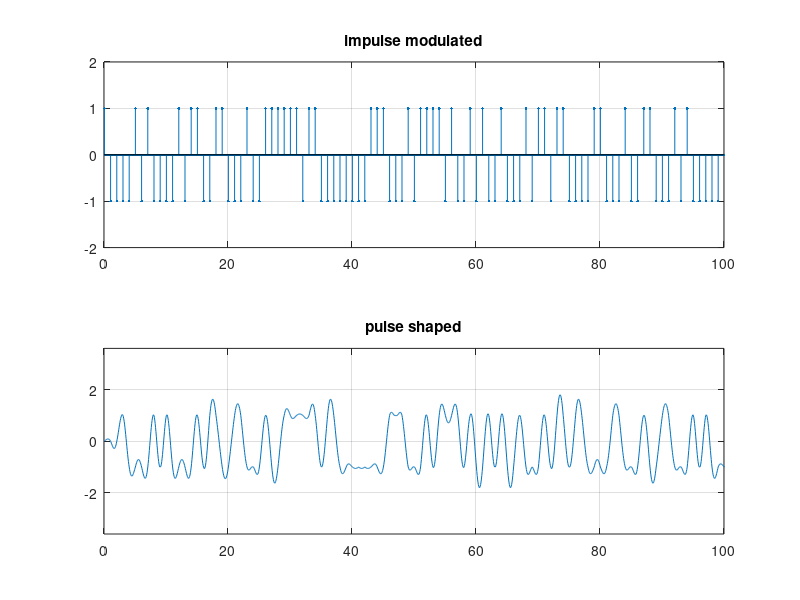

Recreate this plot in MATLAB.
%tx_sig_gen.m
clear all;
close all;

% Cargar el paquete de comunicaciones para acceder a rcosine
pkg load communications

rand(1,1264);  % Cambie los ultimos 3 digitos por los ultimos 3 numeros de su carne.
Ts = 1;
L  = 16;
t_step = Ts/L;

%%%%%%%%%<1. Generacion de onda del pulso > %%%%%%%%%%%%%%%%%%%%%%
ro = 0.25; % factor de Roll Off

% Implementacion del filtro de coseno alzado usando la formula base
t_span = -3:t_step:3;
pt = zeros(size(t_span));

for i = 1:length(t_span)
    t = t_span(i);
    if abs(t) < 1e-9 % Caso t=0
        pt(i) = 1;
    elseif abs(abs(t) - Ts/(2*ro)) < 1e-9 % Casos t = +/- Ts/(2*ro)
        pt(i) = (sin(pi*t/Ts)/(pi*t/Ts)) * (pi/4);
    else
        % Formula general
        pt(i) = (sin(pi*t/Ts)/(pi*t/Ts)) * (cos(pi*ro*t/Ts)/(1-(2*ro*t/Ts)^2));
    end
end

pt = pt/(max(abs(pt))); %rescaling to match rcosine

%%%%%%%%%<2. Generacion de 100 simbolos binarios >%%%%%%%%%%%%%%%%%%%%
Ns = 100; % son 100 simbolos binrios generados al azar
data_bit = (rand(1,Ns)>0.5);

%%%%%%%%%<3. Unipolar a Bipolar (modulacion de amplitud)>%%%%%%%%%%%%%%
amp_modulated = 2*data_bit-1; % 0=> -1,  1=>1

%%%%%%%%%<4.  Modulacion de pulsos >%%%%%%%%%%%%%%%%%%%%%%%%%%%%
impulse_modulated = [];
for n=1:Ns
    delta_signal = [amp_modulated(n)  zeros(1, L-1)];
    impulse_modulated =[impulse_modulated  delta_signal];
end

%%%%%%%%<5.Formacion de pulsos (filtrado de transmision)>%%%%%%%%%%
tx_signal = conv(impulse_modulated, pt);

%%%%%%%%<6. Graficacion >%%%%%%%%%%
figure(100)
subplot(2,1,1)
stem(t_step:t_step:(Ns*Ts), impulse_modulated, '.');
axis([0 Ns*Ts -2*max(abs(impulse_modulated)) 2*max(abs(impulse_modulated))]);
grid on
title('impulse modulated');

subplot(2,1,2)
plot(t_step:t_step:(t_step*length(tx_signal)), tx_signal);
axis([0 Ns*Ts -2*max(abs(tx_signal)) 2*max(abs(tx_signal))]);
grid on
title('pulse shaped');
